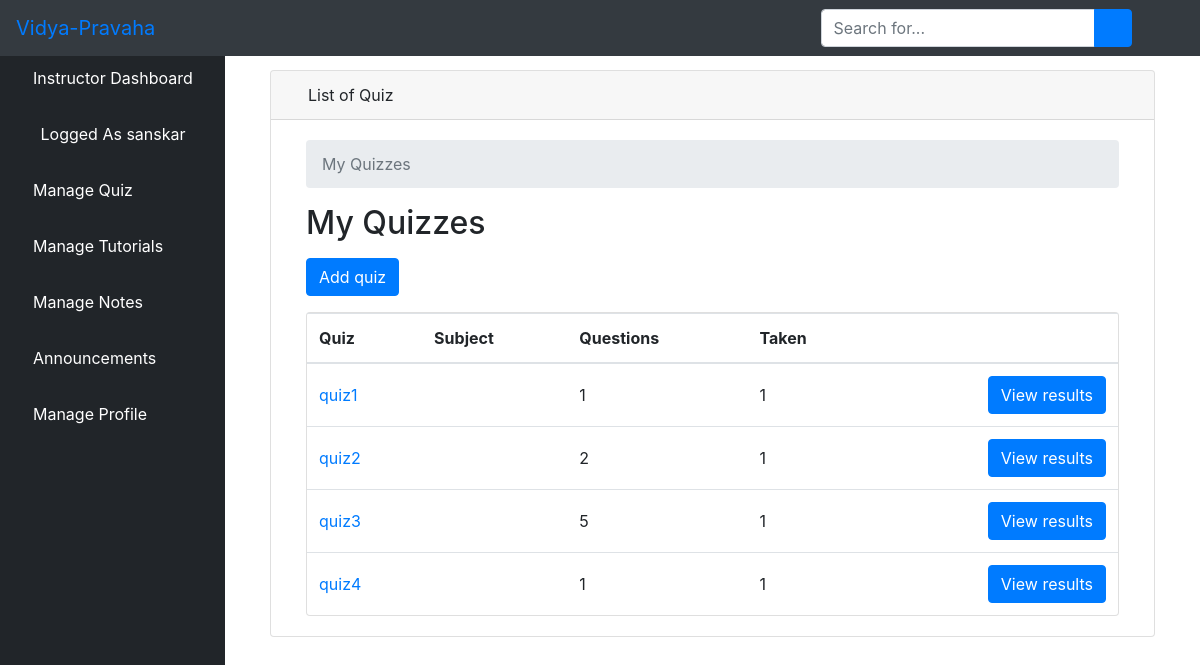
The page /llist_quiz/ (signed in) on the database its author committed.
### elearn/models.py (models this page shows, shortened)
class User(AbstractUser):
    is_learner = models.BooleanField(default=False)
    is_instructor = models.BooleanField(default=False)
    is_admin = models.BooleanField(default=False)
    is_parent = models.BooleanField(default=False)

class Quiz(models.Model):
    owner = models.ForeignKey(User, on_delete=models.CASCADE, related_name='quizzes')
    name = models.CharField(max_length=255)
    course = models.ForeignKey(Course, on_delete=models.CASCADE, related_name='quizzes')

### elearn/views.py (the view)
# urls.py: path('llist_quiz/', views.QuizListView.as_view(), name='quiz_change_list'),
class QuizListView(ListView):
    model = Quiz
    ordering = ('name', )
    context_object_name = 'quizzes'
    template_name = 'dashboard/instructor/quiz_change_list.html'
    def get_queryset(self):
        queryset = self.request.user.quizzes \
        .select_related('course') \
        .annotate(questions_count = Count('questions', distinct=True)) \
        .annotate(taken_count = Count('taken_quizzes', distinct=True))
        return queryset

### elearn/templates/dashboard/instructor/quiz_change_list.html (shortened to what this page needs)
{% extends 'dashboard/instructor/base.html' %}
{% block body %}
<div class="container-fluid">
        <div class="row">
          <div class="col-12 mb-3">
          <div class="col-12 mb-3">
                <div id="content-wrapper" style="padding-top: 20px">
        <div class="container-fluid">
            <div class="card mb-3">
                <div class="card-header">
                    <i class="fas fa-table text-primary"></i>
                    List of Quiz
                </div>
                <div class="card-body">
  <div class="col-sm-12">
  <nav aria-label="breadcrumb">
    <ol class="breadcrumb">
      <li class="breadcrumb-item active" aria-current="page">My Quizzes</li>
    </ol>
  </nav>
  <h2 class="mb-3">My Quizzes</h2>
  <a href="{% url 'quiz_add' %}" class="btn btn-primary mb-3" role="button">Add quiz</a>
  <div class="card">
    <table class="table mb-0">
      <thead>
        <tr>
          <th>Quiz</th>
          <th>Subject</th>
          <th>Questions</th>
          <th>Taken</th>
          <th></th>
        </tr>
      </thead>
      <tbody>
        {% for quiz in quizzes %}
          <tr>
            <td class="align-middle"><a href="{% url 'quiz_change' quiz.pk %}">{{ quiz.name }}</a></td>
            <td class="align-middle">{{ quiz.subject.get_html_badge }}</td>
            <td class="align-middle">{{ quiz.questions_count }}</td>
            <td class="align-middle">{{ quiz.taken_count }}</td>
            <td class="text-right">
              <a href="{% url 'quiz_results' quiz.pk %}" class="btn btn-primary">View results</a>
            </td>
          </tr>
        {% empty %}
          <tr>
            <td class="bg-light text-center font-italic" colspan="5">You haven't created any quiz yet.</td>
          </tr>
        {% endfor %}
      </tbody>
    </table>
  </div>
{% endblock body %}

### elearn/templates/dashboard/instructor/base.html (shortened to what this page needs)
<!DOCTYPE html>
<html lang="en">
<head>
    {% load static %}
    <link href="{% static 'vendor/fontawesome-free/css/all.min.css' %}" rel="stylesheet" type="text/css">
    <link href="{% static 'vendor/datatables/dataTables.bootstrap4.css' %}" rel="stylesheet">
    <link href="{% static 'css/sb-admin.css' %}" rel="stylesheet">
</head>
<body id="page-top">
<nav class="navbar navbar-expand navbar-dark bg-dark fixed-top">
    <a class="navbar-brand mr-1 text-primary" href="">Vidya-Pravaha</a>
    <button class="btn btn-link btn-sm text-white order-1 order-sm-0" id="sidebarToggle" href="#">
        <i class="fas fa-bars"></i>
    </button>
    <form class="d-none d-md-inline-block form-inline ml-auto mr-0 mr-md-3 my-2 my-md-0">
        <div class="input-group">
            <input type="text" class="form-control" placeholder="Search for..." aria-label="Search" aria-describedby="basic-addon2">
            <div class="input-group-append">
                <button class="btn btn-primary" type="button">
                    <i class="fas fa-search"></i>
                </button>
            </div>
        </div>
    </form>
    <ul class="navbar-nav ml-auto ml-md-0">
        <li class="nav-item dropdown no-arrow">
            <a class="nav-link dropdown-toggle" href="#" id="userDropdown" role="button" data-toggle="dropdown" aria-haspopup="true" aria-expanded="false">
                <i class="fas fa-user-circle fa-fw text-primary"></i>
            </a>
        </li>
    </ul>
</nav>
<div id="wrapper" style="padding-top: 50px;">
<ul class="sidebar navbar-nav">
    <li class="nav-item active">
        <a class="nav-link" href="{% url 'instructor' %}">
         <i class="fa fa-home" aria-hidden="true"></i>
            <span>Instructor Dashboard</span>
        </a>
    </li>
    <li class="nav-item active">
        <a class="nav-link" href="">
            <i class="fas fa-user-circle fa-fw text-primary"></i>
            <span>Logged As {{ user.username }}</span>
        </a>
    </li>
    <li class="nav-item dropdown no-arrow">
                            <a class="nav-link dropdown-toggle" data-toggle="dropdown" aria-haspopup="true" aria-expanded="false" href="">
          <i class="fa fa-th-list" aria-hidden="true"></i>
            <span style="color: white">Manage Quiz</span>
        </a>
        </li>
         <li class="nav-item dropdown no-arrow">
                            <a class="nav-link dropdown-toggle" data-toggle="dropdown" aria-haspopup="true" aria-expanded="false" href="">
            <i class="fas fa-book-reader" aria-hidden="true"></i>
             <span style="color: white">Manage Tutorials</span>
        </a>
        </li>
         <li class="nav-item">
        <a class="nav-link" href="{% url 'lnotes' %}">
            <i class="fas fa-pen" aria-hidden="true"></i>
            <span style="color: white">Manage Notes</span>
        </a>
    </li>
    <li class="nav-item dropdown no-arrow">
                            <a class="nav-link dropdown-toggle" data-toggle="dropdown" aria-haspopup="true" aria-expanded="false" href="">
        <i class="fas fa-bell"></i>
            <span style="color: white">Announcements</span>
        </a>
        </li>
     <li class="nav-item dropdown no-arrow">
                            <a class="nav-link dropdown-toggle" data-toggle="dropdown" aria-haspopup="true" aria-expanded="false" href="">
            <i class="fas fa-user text-default"></i>
            <span style="color: white">Manage Profile</span>
        </a>
        </li>
</ul>
    {% block body %}{% endblock %}
</div>

### rows shown on the page
User: username "sanskar"
Quiz: name "quiz1", questions_count "1", taken_count "1"
Quiz: name "quiz2", questions_count "2", taken_count "1"
Quiz: name "quiz3", questions_count "5", taken_count "1"
Quiz: name "quiz4", questions_count "1", taken_count "1"
